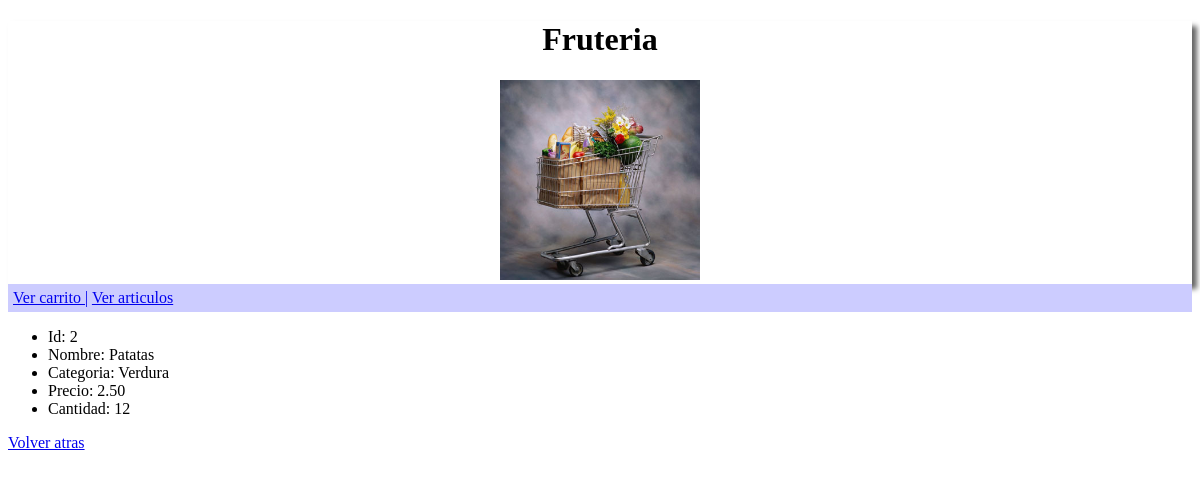
/fruteria/mostrar/2, run on the app's committed database.
### tables this page shows
CREATE TABLE IF NOT EXISTS `articulos` (
  `id` int(11) NOT NULL AUTO_INCREMENT,
  `nombre` varchar(30) NOT NULL,
  `categoria` varchar(30) NOT NULL,
  `precio` decimal(7,2) NOT NULL,
  `cantidad` int(11) NOT NULL,
  PRIMARY KEY (`id`)
);

### nucleo/Controlador.php (called while the page is built, shortened)
<?php
class Controlador extends BD {
    public function renderizarPlantilla($plantilla, $controlador, $metodo, array $datos = array()) {
        include "app/vistas/" . $controlador . "/" . $metodo . ".php";
    }
}

### app/controladores/fruteria.php (called while the page is built, shortened)
<?php
class fruteria extends Controlador {
    public function mostrar($request, $id = 0) {
        $articulo = $this->obtenerPorId("articulos",$id);
        $this->renderizarPlantilla("plantilla", "fruteria", "mostrar", array("articulo"=>$articulo));
    }
}

### nucleo/Distribuidor.php (called while the page is built, shortened)
<?php
class Distribuidor {
    public static function mostrarVista() {
        $metodo = "";
        $modulo = new $controlador();
        if (!isset($_GET["metodo"])) {
            $metodo = \app\Configuracion::$metodo_defecto;
        } else {
            $metodo = $_GET["metodo"];
        }
        if (isset($_GET["id"])) {
            $id = $_GET["id"];
            $modulo->$metodo($_POST,$id);
        } else {
            $modulo->$metodo($_POST);
        }
    }
}

### nucleo/Aplicacion.php (called while the page is built, shortened)
<?php
class Aplicacion {
    public function __construct() {
        \nucleo\Distribuidor::mostrarVista();
    }
}

### index.php (called while the page is built, shortened)
<?php
require_once "nucleo/Autoload.php";
$aplicacion = new \nucleo\Aplicacion();

### nucleo/BD.php (called while the page is built, shortened)
<?php
class BD implements InterfazBD {
    private $baseDatos;
    private $conexion;
    private $server;
    private $user;
    private $password;
    public function __construct() {
        $this->baseDatos = \app\Configuracion::$dataBase;
        $this->server = \app\Configuracion::$server;
        $this->user = \app\Configuracion::$user;
        $this->password = \app\Configuracion::$password;
    }
    public function conectar() {
        $this->conexion = new \mysqli($this->server, $this->user, $this->password, $this->baseDatos);
        return $this->conexion == null ? false : true;
    }
    public function select($query = null) {
        $resultado = $this->conexion->query($query);
        $filas = array();
        while ($fila = $resultado->fetch_object()) {
            array_push($filas, $fila);
        }
        return $filas;
    }
    public function obtenerPorId($tabla, $id) {
        $filas = $this->select("select * from " . $tabla . " where id=" . $id);
        $lista = array();
        foreach ($filas as $fila) {
            $nuevo = new $tabla();
            $nuevo->guardarDatosDeArray($fila);
            array_push($lista, $nuevo);
        }
        return $lista[0];
    }
}

### nucleo/Autoload.php (called while the page is built, shortened)
<?php
class Autoload {
    public function cargarFicheros($clase) {
        $nombre_clase = str_replace("\\", "/", $clase);
    }
}

### nucleo/Clase_base.php (called while the page is built, shortened)
<?php
class Clase_base {
    public function guardarDatosDeArray($datos) {
        foreach ($datos as $campo => $valor) {
            $campo = strtoupper(substr($campo, 0, 1)) . substr($campo, 1);
            $metodo = "get" . $campo;
            $es_array = $this->$metodo();
            $metodo = "set" . $campo;
        }
    }
}

### app/modelos/articulos.php (called while the page is built, shortened)
<?php
class articulos extends \nucleo\Clase_base {
    private $id;
    private $nombre;
    private $categoria;
    private $precio;
    private $cantidad;
    function __construct($id=0, $nombre="", $categoria="", $precio=0, $cantidad=0) {
        $this->id = $id;
        $this->nombre = $nombre;
        $this->categoria = $categoria;
        $this->precio = $precio;
        $this->cantidad = $cantidad;
    }
    public function getId() {
        return $this->id;
    }
    public function getNombre() {
        return $this->nombre;
    }
    public function getCategoria() {
        return $this->categoria;
    }
    public function getPrecio() {
        return $this->precio;
    }
    public function getCantidad() {
        return $this->cantidad;
    }
    public function setId($id) {
        $this->id = $id;
    }
    public function setNombre($nombre) {
        $this->nombre = $nombre;
    }
    public function setCategoria($categoria) {
        $this->categoria = $categoria;
    }
    public function setPrecio($precio) {
        $this->precio = $precio;
    }
    public function setCantidad($cantidad) {
        $this->cantidad = $cantidad;
    }
}

### nucleo/URL.php (called while the page is built, shortened)
<?php
class URL {
    public static function ruta(array $parametros = array()) {
        $ruta = "";
        foreach ($parametros as $index => $parametro) {
            if ($index < count($parametros) - 1)
                $ruta .= $parametro . "/";
            else
                $ruta .= $parametro;
        }
        return URL . $ruta;
    }
}

### app/vistas/fruteria/mostrar.php (the view)
<ul>
    <li>Id: <?php echo $articulo->getId() ?></li>
    <li>Nombre: <?php echo $articulo->getNombre() ?></li>
    <li>Categoria: <?php echo $articulo->getCategoria() ?></li>
    <li>Precio: <?php echo $articulo->getPrecio() ?></li>
    <li>Cantidad: <?php echo $articulo->getCantidad() ?></li>
</ul>
<a href="<?php echo nucleo\URL::ruta(array("fruteria","listado")) ?>">Volver atras</a>

### data on the page
articulos: id "2", nombre "Patatas", categoria "Verdura", precio "2.50", cantidad "12"
